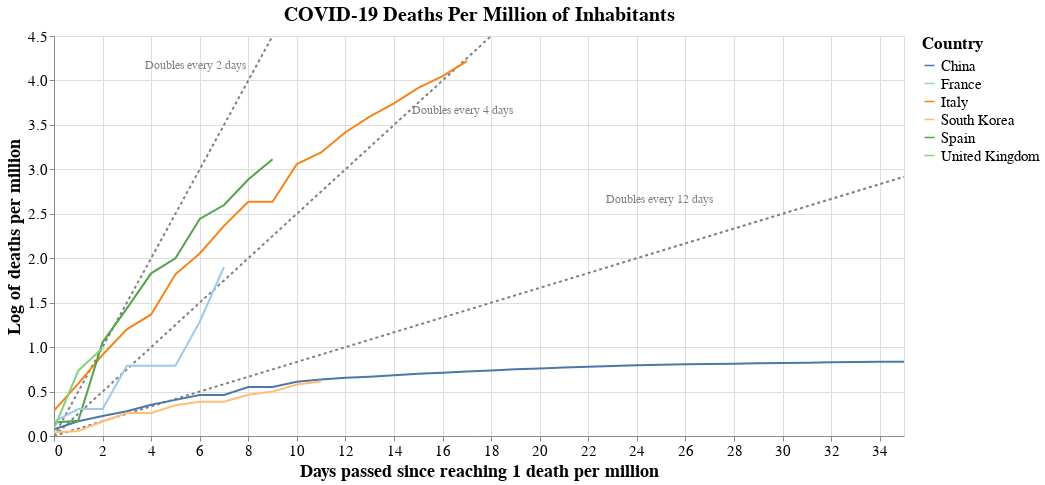

Notebook cell for this chart:
### Markdown cell above
## Covid-19 deaths per million inhabitants

### Code cell
#hide_input
# Stack data to get it to Altair dataframe format
data_countries_pc2 = data_countries_pc.copy()
for i in range(0,len(countries)):
    data_countries_pc2[i] = data_countries_pc2[i].reset_index()
    data_countries_pc2[i]['n_days'] = data_countries_pc2[i].index
    data_countries_pc2[i]['log_cases'] = np.log(data_countries_pc2[i]["total_cases"])
data_plot = data_countries_pc2[0]
for i in range(1, len(countries)):    
    data_plot = pd.concat([data_plot, data_countries_pc2[i]], axis=0)
data_plot["trend_2days"] = data_plot["n_days"]*1/2
data_plot["trend_4days"] = data_plot["n_days"]*1/4
data_plot["trend_12days"] = data_plot["n_days"]*1/12
data_plot["trend_2days_label"] = "Doubles every 2 days"
data_plot["trend_4days_label"] = "Doubles evey 4 days"
data_plot["trend_12days_label"] = "Doubles every 12 days"


# Plot it using Altair
source = data_plot

scales = alt.selection_interval(bind='scales')
#selection = alt.selection_multi(fields=['location'], bind='legend')

base = alt.Chart(source, title = "COVID-19 Deaths Per Million of Inhabitants").encode(
    x = alt.X('n_days:Q', title = "Days passed since reaching 1 death per million"),
    y = alt.Y("log_cases:Q",title = "Log of deaths per million"),
    color = alt.Color('location:N', legend=alt.Legend(title="Country", labelFontSize=15, titleFontSize=17),
                     scale=alt.Scale(scheme='tableau20')),
    #opacity = alt.condition(selection, alt.value(1), alt.value(0.1))
)

lines = base.mark_line().add_selection(
    scales
).properties(
   width=chart_width,
   height=chart_height
)
#.add_selection(
#    selection
#)

trend_2d = alt.Chart(source).encode(
    x = "n_days:Q",
    y = alt.Y("trend_2days:Q",  scale=alt.Scale(domain=(0, max(data_plot["log_cases"])))),
).mark_line(color="grey", strokeDash=[3,3])


labels = pd.DataFrame([{'label': 'Doubles every 2 days', 'x_coord': 6, 'y_coord': 4},
                       {'label': 'Doubles every 4 days', 'x_coord': 17, 'y_coord': 3.5},
                       {'label': 'Doubles every 12 days', 'x_coord': 25, 'y_coord': 2.5},
                      ])
trend_label = (alt.Chart(labels)
                    .mark_text(align='left', dx=-55, dy=-15, fontSize=12, color="grey")
                    .encode(x='x_coord:Q',
                            y='y_coord:Q',
                            text='label:N')
                   )

trend_4d = alt.Chart(source).mark_line(color="grey", strokeDash=[3,3]).encode(
    x = "n_days:Q",
    y = alt.Y("trend_4days:Q",  scale=alt.Scale(domain=(0, max(data_plot["log_cases"])))),
)

trend_12d = alt.Chart(source).mark_line(color="grey", strokeDash=[3,3]).encode(
    x = "n_days:Q",
    y = alt.Y("trend_12days:Q",  scale=alt.Scale(domain=(0, max(data_plot["log_cases"])))),
)


(
(trend_2d + trend_4d + trend_12d + trend_label + lines)
.configure_title(fontSize=20)
.configure_axis(labelFontSize=15,titleFontSize=18)
)

### Figure 1 — Vega-Lite specification as saved in the notebook (floating-point values rounded to 4 significant figures)
{"$schema": "https://vega.github.io/schema/vega-lite/v3.4.0.json", "config": {"axis": {"labelFontSize": 15, "titleFontSize": 18}, "mark": {"tooltip": null}, "title": {"fontSize": 20}, "view": {"height": 300, "width": 400}}, "data": {"name": "data-e889f5a3e34afc29b2cd85cba3c8025e"}, "datasets": {"data-46e792c21b458ace41bb6619bc6d4ad3": [{"label": "Doubles every 2 days", "x_coord": 6, "y_coord": 4}, {"label": "Doubles every 4 days", "x_coord": 17, "y_coord": 3.5}, {"label": "Doubles every 12 days", "x_coord": 25, "y_coord": 2.5}], "data-e889f5a3e34afc29b2cd85cba3c8025e": [{"date": "2020-02-14T00:00:00", "index": 1903, "location": "China", "log_cases": 0.07612, "n_days": 0, "total_cases": 1.079, "trend_12days": 0, "trend_12days_label": "Doubles every 12 days", "trend_2days": 0, "trend_2days_label": "Doubles every 2 days", "trend_4days": 0, "trend_4days_label": "Doubles evey 4 days"}, {"date": "2020-02-15T00:00:00", "index": 1904, "location": "China", "log_cases": 0.1654, "n_days": 1, "total_cases": 1.18, "trend_12days": 0.08333, "trend_12days_label": "Doubles every 12 days", "trend_2days": 0.5, "trend_2days_label": "Doubles every 2 days", "trend_4days": 0.25, "trend_4days_label": "Doubles evey 4 days"}, {"date": "2020-02-16T00:00:00", "index": 1905, "location": "China", "log_cases": 0.2255, "n_days": 2, "total_cases": 1.253, "trend_12days": 0.1667, "trend_12days_label": "Doubles every 12 days", "trend_2days": 1, "trend_2days_label": "Doubles every 2 days", "trend_4days": 0.5, "trend_4days_label": "Doubles evey 4 days"}, {"date": "2020-02-17T00:00:00", "index": 1906, "location": "China", "log_cases": 0.2795, "n_days": 3, "total_cases": 1.322, "trend_12days": 0.25, "trend_12days_label": "Doubles every 12 days", "trend_2days": 1.5, "trend_2days_label": "Doubles every 2 days", "trend_4days": 0.75, "trend_4days_label": "Doubles evey 4 days"}, {"date": "2020-02-18T00:00:00", "index": 1907, "location": "China", "log_cases": 0.3514, "n_days": 4, "total_cases": 1.421, "trend_12days": 0.3333, "trend_12days_label": "Doubles every 12 days", "trend_2days": 2, "trend_2days_label": "Doubles every 2 days", "trend_4days": 1, "trend_4days_label": "Doubles evey 4 days"}, {"date": "2020-02-19T00:00:00", "index": 1908, "location": "China", "log_cases": 0.4063, "n_days": 5, "total_cases": 1.501, "trend_12days": 0.4167, "trend_12days_label": "Doubles every 12 days", "trend_2days": 2.5, "trend_2days_label": "Doubles every 2 days", "trend_4days": 1.25, "trend_4days_label": "Doubles evey 4 days"}, {"date": "2020-02-20T00:00:00", "index": 1910, "location": "China", "log_cases": 0.4623, "n_days": 6, "total_cases": 1.588, "trend_12days": 0.5, "trend_12days_label": "Doubles every 12 days", "trend_2days": 3, "trend_2days_label": "Doubles every 2 days", "trend_4days": 1.5, "trend_4days_label": "Doubles evey 4 days"}, {"date": "2020-02-21T00:00:00", "index": 1911, "location": "China", "log_cases": 0.4623, "n_days": 7, "total_cases": 1.588, "trend_12days": 0.5833, "trend_12days_label": "Doubles every 12 days", "trend_2days": 3.5, "trend_2days_label": "Doubles every 2 days", "trend_4days": 1.75, "trend_4days_label": "Doubles evey 4 days"}, {"date": "2020-02-22T00:00:00", "index": 1912, "location": "China", "log_cases": 0.55, "n_days": 8, "total_cases": 1.733, "trend_12days": 0.6667, "trend_12days_label": "Doubles every 12 days", "trend_2days": 4, "trend_2days_label": "Doubles every 2 days", "trend_4days": 2, "trend_4days_label": "Doubles evey 4 days"}, {"date": "2020-02-23T00:00:00", "index": 1913, "location": "China", "log_cases": 0.5508, "n_days": 9, "total_cases": 1.735, "trend_12days": 0.75, "trend_12days_label": "Doubles every 12 days", "trend_2days": 4.5, "trend_2days_label": "Doubles every 2 days", "trend_4days": 2.25, "trend_4days_label": "Doubles evey 4 days"}, {"date": "2020-02-24T00:00:00", "index": 1914, "location": "China", "log_cases": 0.6103, "n_days": 10, "total_cases": 1.841, "trend_12days": 0.8333, "trend_12days_label": "Doubles every 12 days", "trend_2days": 5, "trend_2days_label": "Doubles every 2 days", "trend_4days": 2.5, "trend_4days_label": "Doubles evey 4 days"}, {"date": "2020-02-25T00:00:00", "index": 1915, "location": "China", "log_cases": 0.637, "n_days": 11, "total_cases": 1.891, "trend_12days": 0.9167, "trend_12days_label": "Doubles every 12 days", "trend_2days": 5.5, "trend_2days_label": "Doubles every 2 days", "trend_4days": 2.75, "trend_4days_label": "Doubles evey 4 days"}, {"date": "2020-02-26T00:00:00", "index": 1916, "location": "China", "log_cases": 0.6563, "n_days": 12, "total_cases": 1.928, "trend_12days": 1, "trend_12days_label": "Doubles every 12 days", "trend_2days": 6, "trend_2days_label": "Doubles every 2 days", "trend_4days": 3, "trend_4days_label": "Doubles evey 4 days"}, {"date": "2020-02-27T00:00:00", "index": 1917, "location": "China", "log_cases": 0.6669, "n_days": 13, "total_cases": 1.948, "trend_12days": 1.083, "trend_12days_label": "Doubles every 12 days", "trend_2days": 6.5, "trend_2days_label": "Doubles every 2 days", "trend_4days": 3.25, "trend_4days_label": "Doubles evey 4 days"}, {"date": "2020-02-28T00:00:00", "index": 1918, "location": "China", "log_cases": 0.6828, "n_days": 14, "total_cases": 1.979, "trend_12days": 1.167, "trend_12days_label": "Doubles every 12 days", "trend_2days": 7, "trend_2days_label": "Doubles every 2 days", "trend_4days": 3.5, "trend_4days_label": "Doubles evey 4 days"}, {"date": "2020-02-29T00:00:00", "index": 1919, "location": "China", "log_cases": 0.6995, "n_days": 15, "total_cases": 2.013, "trend_12days": 1.25, "trend_12days_label": "Doubles every 12 days", "trend_2days": 7.5, "trend_2days_label": "Doubles every 2 days", "trend_4days": 3.75, "trend_4days_label": "Doubles evey 4 days"}, {"date": "2020-03-01T00:00:00", "index": 1927, "location": "China", "log_cases": 0.7118, "n_days": 16, "total_cases": 2.038, "trend_12days": 1.333, "trend_12days_label": "Doubles every 12 days", "trend_2days": 8, "trend_2days_label": "Doubles every 2 days", "trend_4days": 4, "trend_4days_label": "Doubles evey 4 days"}, {"date": "2020-03-02T00:00:00", "index": 1938, "location": "China", "log_cases": 0.7263, "n_days": 17, "total_cases": 2.067, "trend_12days": 1.417, "trend_12days_label": "Doubles every 12 days", "trend_2days": 8.5, "trend_2days_label": "Doubles every 2 days", "trend_4days": 4.25, "trend_4days_label": "Doubles evey 4 days"}, {"date": "2020-03-03T00:00:00", "index": 1940, "location": "China", "log_cases": 0.7375, "n_days": 18, "total_cases": 2.091, "trend_12days": 1.5, "trend_12days_label": "Doubles every 12 days", "trend_2days": 9, "trend_2days_label": "Doubles every 2 days", "trend_4days": 4.5, "trend_4days_label": "Doubles evey 4 days"}, {"date": "2020-03-04T00:00:00", "index": 1941, "location": "China", "log_cases": 0.7497, "n_days": 19, "total_cases": 2.116, "trend_12days": 1.583, "trend_12days_label": "Doubles every 12 days", "trend_2days": 9.5, "trend_2days_label": "Doubles every 2 days", "trend_4days": 4.75, "trend_4days_label": "Doubles evey 4 days"}, {"date": "2020-03-05T00:00:00", "index": 1942, "location": "China", "log_cases": 0.7604, "n_days": 20, "total_cases": 2.139, "trend_12days": 1.667, "trend_12days_label": "Doubles every 12 days", "trend_2days": 10, "trend_2days_label": "Doubles every 2 days", "trend_4days": 5, "trend_4days_label": "Doubles evey 4 days"}, {"date": "2020-03-06T00:00:00", "index": 1943, "location": "China", "log_cases": 0.7699, "n_days": 21, "total_cases": 2.16, "trend_12days": 1.75, "trend_12days_label": "Doubles every 12 days", "trend_2days": 10.5, "trend_2days_label": "Doubles every 2 days", "trend_4days": 5.25, "trend_4days_label": "Doubles evey 4 days"}, {"date": "2020-03-07T00:00:00", "index": 1944, "location": "China", "log_cases": 0.7791, "n_days": 22, "total_cases": 2.179, "trend_12days": 1.833, "trend_12days_label": "Doubles every 12 days", "trend_2days": 11, "trend_2days_label": "Doubles every 2 days", "trend_4days": 5.5, "trend_4days_label": "Doubles evey 4 days"}, {"date": "2020-03-08T00:00:00", "index": 1945, "location": "China", "log_cases": 0.7882, "n_days": 23, "total_cases": 2.199, "trend_12days": 1.917, "trend_12days_label": "Doubles every 12 days", "trend_2days": 11.5, "trend_2days_label": "Doubles every 2 days", "trend_4days": 5.75, "trend_4days_label": "Doubles evey 4 days"}, {"date": "2020-03-09T00:00:00", "index": 1946, "location": "China", "log_cases": 0.7955, "n_days": 24, "total_cases": 2.216, "trend_12days": 2, "trend_12days_label": "Doubles every 12 days", "trend_2days": 12, "trend_2days_label": "Doubles every 2 days", "trend_4days": 6, "trend_4days_label": "Doubles evey 4 days"}, {"date": "2020-03-10T00:00:00", "index": 1928, "location": "China", "log_cases": 0.8007, "n_days": 25, "total_cases": 2.227, "trend_12days": 2.083, "trend_12days_label": "Doubles every 12 days", "trend_2days": 12.5, "trend_2days_label": "Doubles every 2 days", "trend_4days": 6.25, "trend_4days_label": "Doubles evey 4 days"}, {"date": "2020-03-11T00:00:00", "index": 1929, "location": "China", "log_cases": 0.8076, "n_days": 26, "total_cases": 2.243, "trend_12days": 2.167, "trend_12days_label": "Doubles every 12 days", "trend_2days": 13, "trend_2days_label": "Doubles every 2 days", "trend_4days": 6.5, "trend_4days_label": "Doubles evey 4 days"}, {"date": "2020-03-12T00:00:00", "index": 1930, "location": "China", "log_cases": 0.8111, "n_days": 27, "total_cases": 2.25, "trend_12days": 2.25, "trend_12days_label": "Doubles every 12 days", "trend_2days": 13.5, "trend_2days_label": "Doubles every 2 days", "trend_4days": 6.75, "trend_4days_label": "Doubles evey 4 days"}, {"date": "2020-03-13T00:00:00", "index": 1931, "location": "China", "log_cases": 0.8136, "n_days": 28, "total_cases": 2.256, "trend_12days": 2.333, "trend_12days_label": "Doubles every 12 days", "trend_2days": 14, "trend_2days_label": "Doubles every 2 days", "trend_4days": 7, "trend_4days_label": "Doubles evey 4 days"}, {"date": "2020-03-14T00:00:00", "index": 1932, "location": "China", "log_cases": 0.8177, "n_days": 29, "total_cases": 2.265, "trend_12days": 2.417, "trend_12days_label": "Doubles every 12 days", "trend_2days": 14.5, "trend_2days_label": "Doubles every 2 days", "trend_4days": 7.25, "trend_4days_label": "Doubles evey 4 days"}, {"date": "2020-03-15T00:00:00", "index": 1933, "location": "China", "log_cases": 0.8208, "n_days": 30, "total_cases": 2.272, "trend_12days": 2.5, "trend_12days_label": "Doubles every 12 days", "trend_2days": 15, "trend_2days_label": "Doubles every 2 days", "trend_4days": 7.5, "trend_4days_label": "Doubles evey 4 days"}, {"date": "2020-03-16T00:00:00", "index": 1934, "location": "China", "log_cases": 0.8252, "n_days": 31, "total_cases": 2.282, "trend_12days": 2.583, "trend_12days_label": "Doubles every 12 days", "trend_2days": 15.5, "trend_2days_label": "Doubles every 2 days", "trend_4days": 7.75, "trend_4days_label": "Doubles evey 4 days"}, {"date": "2020-03-17T00:00:00", "index": 1935, "location": "China", "log_cases": 0.8292, "n_days": 32, "total_cases": 2.292, "trend_12days": 2.667, "trend_12days_label": "Doubles every 12 days", "trend_2days": 16, "trend_2days_label": "Doubles every 2 days", "trend_4days": 8, "trend_4days_label": "Doubles evey 4 days"}, {"date": "2020-03-18T00:00:00", "index": 1936, "location": "China", "log_cases": 0.8326, "n_days": 33, "total_cases": 2.299, "trend_12days": 2.75, "trend_12days_label": "Doubles every 12 days", "trend_2days": 16.5, "trend_2days_label": "Doubles every 2 days", "trend_4days": 8.25, "trend_4days_label": "Doubles evey 4 days"}, {"date": "2020-03-19T00:00:00", "index": 1937, "location": "China", "log_cases": 0.8351, "n_days": 34, "total_cases": 2.305, "trend_12days": 2.833, "trend_12days_label": "Doubles every 12 days", "trend_2days": 17, "trend_2days_label": "Doubles every 2 days", "trend_4days": 8.5, "trend_4days_label": "Doubles evey 4 days"}, {"date": "2020-03-20T00:00:00", "index": 1939, "location": "China", "log_cases": 0.8363, "n_days": 35, "total_cases": 2.308, "trend_12days": 2.917, "trend_12days_label": "Doubles every 12 days", "trend_2days": 17.5, "trend_2days_label": "Doubles every 2 days", "trend_4days": 8.75, "trend_4days_label": "Doubles evey 4 days"}, {"date": "2020-03-03T00:00:00", "index": 4536, "location": "Italy", "log_cases": 0.2858, "n_days": 0, "total_cases": 1.331, "trend_12days": 0, "trend_12days_label": "Doubles every 12 days", "trend_2days": 0, "trend_2days_label": "Doubles every 2 days", "trend_4days": 0, "trend_4days_label": "Doubles evey 4 days"}, {"date": "2020-03-04T00:00:00", "index": 4537, "location": "Italy", "log_cases": 0.5892, "n_days": 1, "total_cases": 1.803, "trend_12days": 0.08333, "trend_12days_label": "Doubles every 12 days", "trend_2days": 0.5, "trend_2days_label": "Doubles every 2 days", "trend_4days": 0.25, "trend_4days_label": "Doubles evey 4 days"}, {"date": "2020-03-05T00:00:00", "index": 4538, "location": "Italy", "log_cases": 0.9136, "n_days": 2, "total_cases": 2.493, "trend_12days": 0.1667, "trend_12days_label": "Doubles every 12 days", "trend_2days": 1, "trend_2days_label": "Doubles every 2 days", "trend_4days": 0.5, "trend_4days_label": "Doubles evey 4 days"}, {"date": "2020-03-06T00:00:00", "index": 4539, "location": "Italy", "log_cases": 1.2, "n_days": 3, "total_cases": 3.319, "trend_12days": 0.25, "trend_12days_label": "Doubles every 12 days", "trend_2days": 1.5, "trend_2days_label": "Doubles every 2 days", "trend_4days": 0.75, "trend_4days_label": "Doubles evey 4 days"}, {"date": "2020-03-07T00:00:00", "index": 4540, "location": "Italy", "log_cases": 1.367, "n_days": 4, "total_cases": 3.925, "trend_12days": 0.3333, "trend_12days_label": "Doubles every 12 days", "trend_2days": 2, "trend_2days_label": "Doubles every 2 days", "trend_4days": 1, "trend_4days_label": "Doubles evey 4 days"}, {"date": "2020-03-08T00:00:00", "index": 4541, "location": "Italy", "log_cases": 1.819, "n_days": 5, "total_cases": 6.166, "trend_12days": 0.4167, "trend_12days_label": "Doubles every 12 days", "trend_2days": 2.5, "trend_2days_label": "Doubles every 2 days", "trend_4days": 1.25, "trend_4days_label": "Doubles evey 4 days"}, {"date": "2020-03-09T00:00:00", "index": 4542, "location": "Italy", "log_cases": 2.054, "n_days": 6, "total_cases": 7.8, "trend_12days": 0.5, "trend_12days_label": "Doubles every 12 days", "trend_2days": 3, "trend_2days_label": "Doubles every 2 days", "trend_4days": 1.5, "trend_4days_label": "Doubles evey 4 days"}, {"date": "2020-03-10T00:00:00", "index": 4524, "location": "Italy", "log_cases": 2.364, "n_days": 7, "total_cases": 10.63, "trend_12days": 0.5833, "trend_12days_label": "Doubles every 12 days", "trend_2days": 3.5, "trend_2days_label": "Doubles every 2 days", "trend_4days": 1.75, "trend_4days_label": "Doubles evey 4 days"}, {"date": "2020-03-11T00:00:00", "index": 4525, "location": "Italy", "log_cases": 2.634, "n_days": 8, "total_cases": 13.93, "trend_12days": 0.6667, "trend_12days_label": "Doubles every 12 days", "trend_2days": 4, "trend_2days_label": "Doubles every 2 days", "trend_4days": 2, "trend_4days_label": "Doubles evey 4 days"}, {"date": "2020-03-12T00:00:00", "index": 4526, "location": "Italy", "log_cases": 2.634, "n_days": 9, "total_cases": 13.93, "trend_12days": 0.75, "trend_12days_label": "Doubles every 12 days", "trend_2days": 4.5, "trend_2days_label": "Doubles every 2 days", "trend_4days": 2.25, "trend_4days_label": "Doubles evey 4 days"}, {"date": "2020-03-13T00:00:00", "index": 4527, "location": "Italy", "log_cases": 3.06, "n_days": 10, "total_cases": 21.33, "trend_12days": 0.8333, "trend_12days_label": "Doubles every 12 days", "trend_2days": 5, "trend_2days_label": "Doubles every 2 days", "trend_4days": 2.5, "trend_4days_label": "Doubles evey 4 days"}, {"date": "2020-03-14T00:00:00", "index": 4528, "location": "Italy", "log_cases": 3.189, "n_days": 11, "total_cases": 24.28, "trend_12days": 0.9167, "trend_12days_label": "Doubles every 12 days", "trend_2days": 5.5, "trend_2days_label": "Doubles every 2 days", "trend_4days": 2.75, "trend_4days_label": "Doubles evey 4 days"}, {"date": "2020-03-15T00:00:00", "index": 4529, "location": "Italy", "log_cases": 3.417, "n_days": 12, "total_cases": 30.48, "trend_12days": 1, "trend_12days_label": "Doubles every 12 days", "trend_2days": 6, "trend_2days_label": "Doubles every 2 days", "trend_4days": 3, "trend_4days_label": "Doubles evey 4 days"}, {"date": "2020-03-16T00:00:00", "index": 4530, "location": "Italy", "log_cases": 3.593, "n_days": 13, "total_cases": 36.35, "trend_12days": 1.083, "trend_12days_label": "Doubles every 12 days", "trend_2days": 6.5, "trend_2days_label": "Doubles every 2 days", "trend_4days": 3.25, "trend_4days_label": "Doubles evey 4 days"}, {"date": "2020-03-17T00:00:00", "index": 4531, "location": "Italy", "log_cases": 3.742, "n_days": 14, "total_cases": 42.17, "trend_12days": 1.167, "trend_12days_label": "Doubles every 12 days", "trend_2days": 7, "trend_2days_label": "Doubles every 2 days", "trend_4days": 3.5, "trend_4days_label": "Doubles evey 4 days"}, {"date": "2020-03-18T00:00:00", "index": 4532, "location": "Italy", "log_cases": 3.915, "n_days": 15, "total_cases": 50.17, "trend_12days": 1.25, "trend_12days_label": "Doubles every 12 days", "trend_2days": 7.5, "trend_2days_label": "Doubles every 2 days", "trend_4days": 3.75, "trend_4days_label": "Doubles evey 4 days"}, {"date": "2020-03-19T00:00:00", "index": 4533, "location": "Italy", "log_cases": 4.049, "n_days": 16, "total_cases": 57.36, "trend_12days": 1.333, "trend_12days_label": "Doubles every 12 days", "trend_2days": 8, "trend_2days_label": "Doubles every 2 days", "trend_4days": 4, "trend_4days_label": "Doubles evey 4 days"}, {"date": "2020-03-20T00:00:00", "index": 4535, "location": "Italy", "log_cases": 4.218, "n_days": 17, "total_cases": 67.92, "trend_12days": 1.417, "trend_12days_label": "Doubles every 12 days", "trend_2days": 8.5, "trend_2days_label": "Doubles every 2 days", "trend_4days": 4.25, "trend_4days_label": "Doubles evey 4 days"}, {"date": "2020-03-11T00:00:00", "index": 8242, "location": "Spain", "log_cases": 0.1527, "n_days": 0, "total_cases": 1.165, "trend_12days": 0, "trend_12days_label": "Doubles every 12 days", "trend_2days": 0, "trend_2days_label": "Doubles every 2 days", "trend_4days": 0, "trend_4days_label": "Doubles evey 4 days"}, {"date": "2020-03-12T00:00:00", "index": 8243, "location": "Spain", "log_cases": 0.171, "n_days": 1, "total_cases": 1.187, "trend_12days": 0.08333, "trend_12days_label": "Doubles every 12 days", "trend_2days": 0.5, "trend_2days_label": "Doubles every 2 days", "trend_4days": 0.25, "trend_4days_label": "Doubles evey 4 days"}, {"date": "2020-03-13T00:00:00", "index": 8244, "location": "Spain", "log_cases": 1.054, "n_days": 2, "total_cases": 2.869, "trend_12days": 0.1667, "trend_12days_label": "Doubles every 12 days", "trend_2days": 1, "trend_2days_label": "Doubles every 2 days", "trend_4days": 0.5, "trend_4days_label": "Doubles evey 4 days"}, {"date": "2020-03-14T00:00:00", "index": 8245, "location": "Spain", "log_cases": 1.437, "n_days": 3, "total_cases": 4.207, "trend_12days": 0.25, "trend_12days_label": "Doubles every 12 days", "trend_2days": 1.5, "trend_2days_label": "Doubles every 2 days", "trend_4days": 0.75, "trend_4days_label": "Doubles evey 4 days"}, {"date": "2020-03-15T00:00:00", "index": 8246, "location": "Spain", "log_cases": 1.83, "n_days": 4, "total_cases": 6.235, "trend_12days": 0.3333, "trend_12days_label": "Doubles every 12 days", "trend_2days": 2, "trend_2days_label": "Doubles every 2 days", "trend_4days": 1, "trend_4days_label": "Doubles evey 4 days"}, {"date": "2020-03-16T00:00:00", "index": 8247, "location": "Spain", "log_cases": 1.998, "n_days": 5, "total_cases": 7.378, "trend_12days": 0.4167, "trend_12days_label": "Doubles every 12 days", "trend_2days": 2.5, "trend_2days_label": "Doubles every 2 days", "trend_4days": 1.25, "trend_4days_label": "Doubles evey 4 days"}, {"date": "2020-03-17T00:00:00", "index": 8248, "location": "Spain", "log_cases": 2.442, "n_days": 6, "total_cases": 11.5, "trend_12days": 0.5, "trend_12days_label": "Doubles every 12 days", "trend_2days": 3, "trend_2days_label": "Doubles every 2 days", "trend_4days": 1.5, "trend_4days_label": "Doubles evey 4 days"}, {"date": "2020-03-18T00:00:00", "index": 8249, "location": "Spain", "log_cases": 2.598, "n_days": 7, "total_cases": 13.44, "trend_12days": 0.5833, "trend_12days_label": "Doubles every 12 days", "trend_2days": 3.5, "trend_2days_label": "Doubles every 2 days", "trend_4days": 1.75, "trend_4days_label": "Doubles evey 4 days"}, {"date": "2020-03-19T00:00:00", "index": 8250, "location": "Spain", "log_cases": 2.885, "n_days": 8, "total_cases": 17.91, "trend_12days": 0.6667, "trend_12days_label": "Doubles every 12 days", "trend_2days": 4, "trend_2days_label": "Doubles every 2 days", "trend_4days": 2, "trend_4days_label": "Doubles evey 4 days"}, {"date": "2020-03-20T00:00:00", "index": 8252, "location": "Spain", "log_cases": 3.114, "n_days": 9, "total_cases": 22.5, "trend_12days": 0.75, "trend_12days_label": "Doubles every 12 days", "trend_2days": 4.5, "trend_2days_label": "Doubles every 2 days", "trend_4days": 2.25, "trend_4days_label": "Doubles evey 4 days"}, {"date": "2020-03-13T00:00:00", "index": 3288, "location": "France", "log_cases": 0.1614, "n_days": 0, "total_cases": 1.175, "trend_12days": 0, "trend_12days_label": "Doubles every 12 days", "trend_2days": 0, "trend_2days_label": "Doubles every 2 days", "trend_4days": 0, "trend_4days_label": "Doubles evey 4 days"}, {"date": "2020-03-14T00:00:00", "index": 3289, "location": "France", "log_cases": 0.3028, "n_days": 1, "total_cases": 1.354, "trend_12days": 0.08333, "trend_12days_label": "Doubles every 12 days", "trend_2days": 0.5, "trend_2days_label": "Doubles every 2 days", "trend_4days": 0.25, "trend_4days_label": "Doubles evey 4 days"}, {"date": "2020-03-15T00:00:00", "index": 3290, "location": "France", "log_cases": 0.3028, "n_days": 2, "total_cases": 1.354, "trend_12days": 0.1667, "trend_12days_label": "Doubles every 12 days", "trend_2days": 1, "trend_2days_label": "Doubles every 2 days", "trend_4days": 0.5, "trend_4days_label": "Doubles evey 4 days"}, {"date": "2020-03-16T00:00:00", "index": 3291, "location": "France", "log_cases": 0.7891, "n_days": 3, "total_cases": 2.202, "trend_12days": 0.25, "trend_12days_label": "Doubles every 12 days", "trend_2days": 1.5, "trend_2days_label": "Doubles every 2 days", "trend_4days": 0.75, "trend_4days_label": "Doubles evey 4 days"}, {"date": "2020-03-17T00:00:00", "index": 3292, "location": "France", "log_cases": 0.7891, "n_days": 4, "total_cases": 2.202, "trend_12days": 0.3333, "trend_12days_label": "Doubles every 12 days", "trend_2days": 2, "trend_2days_label": "Doubles every 2 days", "trend_4days": 1, "trend_4days_label": "Doubles evey 4 days"}, {"date": "2020-03-18T00:00:00", "index": 3293, "location": "France", "log_cases": 0.7891, "n_days": 5, "total_cases": 2.202, "trend_12days": 0.4167, "trend_12days_label": "Doubles every 12 days", "trend_2days": 2.5, "trend_2days_label": "Doubles every 2 days", "trend_4days": 1.25, "trend_4days_label": "Doubles evey 4 days"}, {"date": "2020-03-19T00:00:00", "index": 3294, "location": "France", "log_cases": 1.285, "n_days": 6, "total_cases": 3.615, "trend_12days": 0.5, "trend_12days_label": "Doubles every 12 days", "trend_2days": 3, "trend_2days_label": "Doubles every 2 days", "trend_4days": 1.5, "trend_4days_label": "Doubles evey 4 days"}, {"date": "2020-03-20T00:00:00", "index": 3296, "location": "France", "log_cases": 1.901, "n_days": 7, "total_cases": 6.694, "trend_12days": 0.5833, "trend_12days_label": "Doubles every 12 days", "trend_2days": 3.5, "trend_2days_label": "Doubles every 2 days", "trend_4days": 1.75, "trend_4days_label": "Doubles evey 4 days"}, {"date": "2020-03-18T00:00:00", "index": 9193, "location": "United Kingdom", "log_cases": 0.08426, "n_days": 0, "total_cases": 1.088, "trend_12days": 0, "trend_12days_label": "Doubles every 12 days", "trend_2days": 0, "trend_2days_label": "Doubles every 2 days", "trend_4days": 0, "trend_4days_label": "Doubles evey 4 days"}, {"date": "2020-03-19T00:00:00", "index": 9194, "location": "United Kingdom", "log_cases": 0.7349, "n_days": 1, "total_cases": 2.085, "trend_12days": 0.08333, "trend_12days_label": "Doubles every 12 days", "trend_2days": 0.5, "trend_2days_label": "Doubles every 2 days", "trend_4days": 0.25, "trend_4days_label": "Doubles evey 4 days"}, {"date": "2020-03-20T00:00:00", "index": 9196, "location": "United Kingdom", "log_cases": 0.9894, "n_days": 2, "total_cases": 2.69, "trend_12days": 0.1667, "trend_12days_label": "Doubles every 12 days", "trend_2days": 1, "trend_2days_label": "Doubles every 2 days", "trend_4days": 0.5, "trend_4days_label": "Doubles evey 4 days"}, {"date": "2020-03-09T00:00:00", "index": 4896, "location": "South Korea", "log_cases": 0.03882, "n_days": 0, "total_cases": 1.04, "trend_12days": 0, "trend_12days_label": "Doubles every 12 days", "trend_2days": 0, "trend_2days_label": "Doubles every 2 days", "trend_4days": 0, "trend_4days_label": "Doubles evey 4 days"}, {"date": "2020-03-10T00:00:00", "index": 4878, "location": "South Korea", "log_cases": 0.05751, "n_days": 1, "total_cases": 1.059, "trend_12days": 0.08333, "trend_12days_label": "Doubles every 12 days", "trend_2days": 0.5, "trend_2days_label": "Doubles every 2 days", "trend_4days": 0.25, "trend_4days_label": "Doubles evey 4 days"}, {"date": "2020-03-11T00:00:00", "index": 4879, "location": "South Korea", "log_cases": 0.1629, "n_days": 2, "total_cases": 1.177, "trend_12days": 0.1667, "trend_12days_label": "Doubles every 12 days", "trend_2days": 1, "trend_2days_label": "Doubles every 2 days", "trend_4days": 0.5, "trend_4days_label": "Doubles evey 4 days"}, {"date": "2020-03-12T00:00:00", "index": 4880, "location": "South Korea", "log_cases": 0.2582, "n_days": 3, "total_cases": 1.295, "trend_12days": 0.25, "trend_12days_label": "Doubles every 12 days", "trend_2days": 1.5, "trend_2days_label": "Doubles every 2 days", "trend_4days": 0.75, "trend_4days_label": "Doubles evey 4 days"}, {"date": "2020-03-13T00:00:00", "index": 4881, "location": "South Korea", "log_cases": 0.2582, "n_days": 4, "total_cases": 1.295, "trend_12days": 0.3333, "trend_12days_label": "Doubles every 12 days", "trend_2days": 2, "trend_2days_label": "Doubles every 2 days", "trend_4days": 1, "trend_4days_label": "Doubles evey 4 days"}, {"date": "2020-03-14T00:00:00", "index": 4882, "location": "South Korea", "log_cases": 0.3452, "n_days": 5, "total_cases": 1.412, "trend_12days": 0.4167, "trend_12days_label": "Doubles every 12 days", "trend_2days": 2.5, "trend_2days_label": "Doubles every 2 days", "trend_4days": 1.25, "trend_4days_label": "Doubles evey 4 days"}, {"date": "2020-03-15T00:00:00", "index": 4883, "location": "South Korea", "log_cases": 0.386, "n_days": 6, "total_cases": 1.471, "trend_12days": 0.5, "trend_12days_label": "Doubles every 12 days", "trend_2days": 3, "trend_2days_label": "Doubles every 2 days", "trend_4days": 1.5, "trend_4days_label": "Doubles evey 4 days"}, {"date": "2020-03-16T00:00:00", "index": 4884, "location": "South Korea", "log_cases": 0.386, "n_days": 7, "total_cases": 1.471, "trend_12days": 0.5833, "trend_12days_label": "Doubles every 12 days", "trend_2days": 3.5, "trend_2days_label": "Doubles every 2 days", "trend_4days": 1.75, "trend_4days_label": "Doubles evey 4 days"}, {"date": "2020-03-17T00:00:00", "index": 4885, "location": "South Korea", "log_cases": 0.463, "n_days": 8, "total_cases": 1.589, "trend_12days": 0.6667, "trend_12days_label": "Doubles every 12 days", "trend_2days": 4, "trend_2days_label": "Doubles every 2 days", "trend_4days": 2, "trend_4days_label": "Doubles evey 4 days"}, {"date": "2020-03-18T00:00:00", "index": 4886, "location": "South Korea", "log_cases": 0.4993, "n_days": 9, "total_cases": 1.648, "trend_12days": 0.75, "trend_12days_label": "Doubles every 12 days", "trend_2days": 4.5, "trend_2days_label": "Doubles every 2 days", "trend_4days": 2.25, "trend_4days_label": "Doubles evey 4 days"}, {"date": "2020-03-19T00:00:00", "index": 4887, "location": "South Korea", "log_cases": 0.5794, "n_days": 10, "total_cases": 1.785, "trend_12days": 0.8333, "trend_12days_label": "Doubles every 12 days", "trend_2days": 5, "trend_2days_label": "Doubles every 2 days", "trend_4days": 2.5, "trend_4days_label": "Doubles evey 4 days"}, {"date": "2020-03-20T00:00:00", "index": 4889, "location": "South Korea", "log_cases": 0.6118, "n_days": 11, "total_cases": 1.844, "trend_12days": 0.9167, "trend_12days_label": "Doubles every 12 days", "trend_2days": 5.5, "trend_2days_label": "Doubles every 2 days", "trend_4days": 2.75, "trend_4days_label": "Doubles evey 4 days"}]}, "layer": [{"encoding": {"x": {"field": "n_days", "type": "quantitative"}, "y": {"field": "trend_2days", "scale": {"domain": [0, 4.218]}, "type": "quantitative"}}, "mark": {"color": "grey", "strokeDash": [3, 3], "type": "line"}}, {"encoding": {"x": {"field": "n_days", "type": "quantitative"}, "y": {"field": "trend_4days", "scale": {"domain": [0, 4.218]}, "type": "quantitative"}}, "mark": {"color": "grey", "strokeDash": [3, 3], "type": "line"}}, {"encoding": {"x": {"field": "n_days", "type": "quantitative"}, "y": {"field": "trend_12days", "scale": {"domain": [0, 4.218]}, "type": "quantitative"}}, "mark": {"color": "grey", "strokeDash": [3, 3], "type": "line"}}, {"data": {"name": "data-46e792c21b458ace41bb6619bc6d4ad3"}, "encoding": {"text": {"field": "label", "type": "nominal"}, "x": {"field": "x_coord", "type": "quantitative"}, "y": {"field": "y_coord", "type": "quantitative"}}, "mark": {"align": "left", "color": "grey", "dx": -55, "dy": -15, "fontSize": 12, "type": "text"}}, {"data": {"name": "data-e889f5a3e34afc29b2cd85cba3c8025e"}, "encoding": {"color": {"field": "location", "legend": {"labelFontSize": 15, "title": "Country", "titleFontSize": 17}, "scale": {"scheme": "tableau20"}, "type": "nominal"}, "x": {"field": "n_days", "title": "Days passed since reaching 1 death per million", "type": "quantitative"}, "y": {"field": "log_cases", "title": "Log of deaths per million", "type": "quantitative"}}, "height": 400, "mark": "line", "selection": {"selector001": {"bind": "scales", "type": "interval"}}, "title": "COVID-19 Deaths Per Million of Inhabitants", "width": 850}]}
